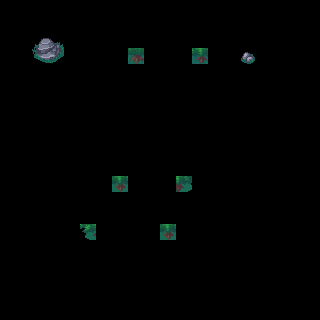

The image is a tile-based game level rendered from a .tmx file. Its description and complete source (layers, tilesets, objects, tile grids) follow:
An orthogonal 20x20 tile map with 16x16 px tiles, 2 tile layers (regions, input_ground) and 8 objects (6x tree, bRock, lRock).

<map version="1.5" tiledversion="1.7.0" orientation="orthogonal" renderorder="right-down" width="20" height="20" tilewidth="16" tileheight="16" infinite="0" nextlayerid="15" nextobjectid="15">
 <tileset firstgid="1" name="top-down-forest-tileset" tilewidth="16" tileheight="16" tilecount="297" columns="27">
  <image source="top-down-forest-tileset.png" trans="000000" width="432" height="176" />
  <tile id="62" probability="10" />
  <tile id="116" probability="5" />
  <tile id="122" probability="0.5" />
  <tile id="123" probability="0.5" />
  <tile id="149" probability="0.5" />
  <tile id="150" probability="0.5" />
  <wangsets>
   <wangset name="Unnamed Set" type="edge" tile="-1">
    <wangcolor name="yrdy" color="#ff0000" tile="-1" probability="1" />
    <wangcolor name="" color="#00ff00" tile="-1" probability="1" />
   </wangset>
  </wangsets>
 </tileset>
 <layer id="1" name="regions" width="20" height="20">
  <properties>
   <property name="NoOverlappingRules" type="bool" value="true" />
   <property name="OverflowBorder" type="bool" value="true" />
  </properties>
  <data encoding="csv">
0,0,0,0,0,0,0,0,0,0,0,0,0,0,0,0,0,0,0,0,
0,0,0,0,0,0,0,0,0,0,0,0,0,0,0,0,0,0,0,0,
0,0,123,124,0,0,0,0,0,0,0,0,0,0,0,0,0,0,0,0,
0,0,150,151,0,0,0,0,147,0,0,0,255,0,0,171,0,0,0,0,
0,0,0,0,0,0,0,0,0,0,0,0,0,0,0,0,0,0,0,0,
0,0,0,0,0,0,0,0,0,0,0,0,0,0,0,0,0,0,0,0,
0,0,0,0,0,0,0,0,0,0,0,0,0,0,0,0,0,0,0,0,
0,0,0,0,0,0,0,0,0,0,0,0,0,0,0,0,0,0,0,0,
0,0,0,0,0,0,0,0,0,0,0,0,0,0,0,0,0,0,0,0,
0,0,0,0,0,0,0,0,0,0,0,0,0,0,0,0,0,0,0,0,
0,0,0,0,0,0,0,0,0,0,0,0,0,0,0,0,0,0,0,0,
0,0,0,0,0,0,0,265,0,0,0,187,0,0,0,0,0,0,0,0,
0,0,0,0,0,0,0,0,0,0,0,0,0,0,0,0,0,0,0,0,
0,0,0,0,0,0,0,0,0,0,0,0,0,0,0,0,0,0,0,0,
0,0,0,0,0,181,0,0,0,0,265,0,0,0,0,0,0,0,0,0,
0,0,0,0,0,0,0,0,0,0,0,0,0,0,0,0,0,0,0,0,
0,0,0,0,0,0,0,0,0,0,0,0,0,0,0,0,0,0,0,0,
0,0,0,0,0,0,0,0,0,0,0,0,0,0,0,0,0,0,0,0,
0,0,0,0,0,0,0,0,0,0,0,0,0,0,0,0,0,0,0,0,
0,0,0,0,0,0,0,0,0,0,0,0,0,0,0,0,0,0,0,0
</data>
 </layer>
 <layer id="2" name="input_ground" width="20" height="20">
  <properties>
   <property name="NoOverlappingRules" type="bool" value="true" />
   <property name="OverflowBorder" type="bool" value="true" />
  </properties>
  <data encoding="csv">
0,0,0,0,0,0,0,0,0,0,0,0,0,0,0,0,0,0,0,0,
0,0,0,0,0,0,0,0,0,0,0,0,0,0,0,0,0,0,0,0,
0,0,123,124,0,0,0,0,0,0,0,0,0,0,0,0,0,0,0,0,
0,0,150,151,0,0,0,0,147,0,0,0,255,0,0,171,0,0,0,0,
0,0,0,0,0,0,0,0,0,0,0,0,0,0,0,0,0,0,0,0,
0,0,0,0,0,0,0,0,0,0,0,0,0,0,0,0,0,0,0,0,
0,0,0,0,0,0,0,0,0,0,0,0,0,0,0,0,0,0,0,0,
0,0,0,0,0,0,0,0,0,0,0,0,0,0,0,0,0,0,0,0,
0,0,0,0,0,0,0,0,0,0,0,0,0,0,0,0,0,0,0,0,
0,0,0,0,0,0,0,0,0,0,0,0,0,0,0,0,0,0,0,0,
0,0,0,0,0,0,0,0,0,0,0,0,0,0,0,0,0,0,0,0,
0,0,0,0,0,0,0,265,0,0,0,187,0,0,0,0,0,0,0,0,
0,0,0,0,0,0,0,0,0,0,0,0,0,0,0,0,0,0,0,0,
0,0,0,0,0,0,0,0,0,0,0,0,0,0,0,0,0,0,0,0,
0,0,0,0,0,181,0,0,0,0,265,0,0,0,0,0,0,0,0,0,
0,0,0,0,0,0,0,0,0,0,0,0,0,0,0,0,0,0,0,0,
0,0,0,0,0,0,0,0,0,0,0,0,0,0,0,0,0,0,0,0,
0,0,0,0,0,0,0,0,0,0,0,0,0,0,0,0,0,0,0,0,
0,0,0,0,0,0,0,0,0,0,0,0,0,0,0,0,0,0,0,0,
0,0,0,0,0,0,0,0,0,0,0,0,0,0,0,0,0,0,0,0
</data>
 </layer>
 <objectgroup id="14" name="output_objCollide">
  <object id="1" name="bRock" type="bRock" x="46.9118" y="49.2189">
   <ellipse />
  </object>
  <object id="7" name="lRock" type="lRock" x="244.557" y="51.9106" width="6.15237" height="6.53689" />
  <object id="8" name="tree2" type="tree" x="199.183" y="53.0642" width="6.92141" height="6.53689" />
  <object id="9" name="tree1" type="tree" x="131.122" y="54.6023" width="11.1512" height="5.38332" />
  <object id="11" name="tree" type="tree" x="114.972" y="181.495" width="9.9976" height="8.84403" />
  <object id="12" name="tree" type="tree" x="176.496" y="182.264" width="7.30594" height="8.4595" />
  <object id="13" name="tree" type="tree" x="162.269" y="229.56" width="11.9202" height="9.61307" />
  <object id="14" name="tree" type="tree" x="93.4391" y="231.867" width="1.92261" height="4.61428" />
 </objectgroup>
</map>
